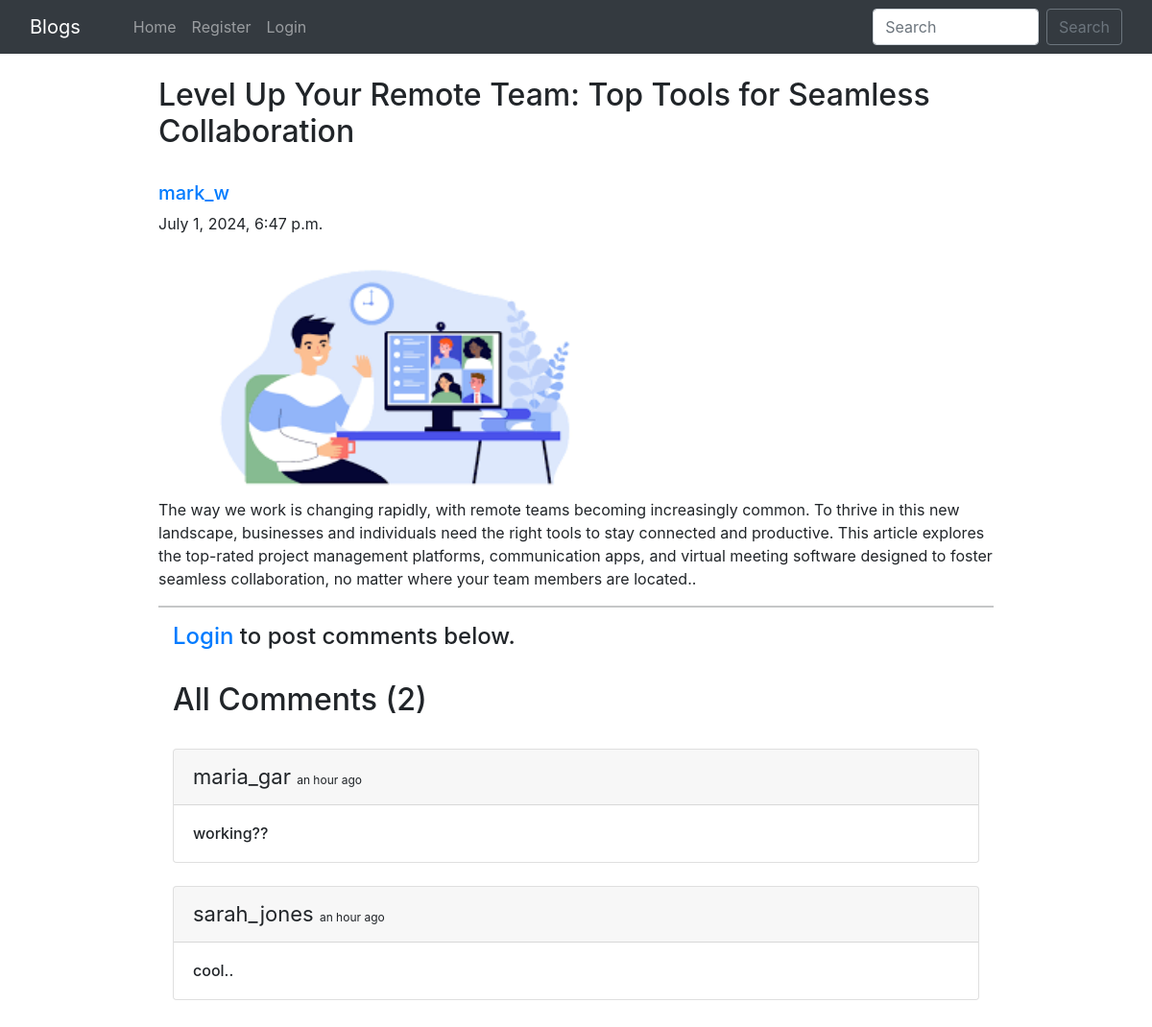
The app's page /blog/remote-team-collaboration-tools/ with its own data.
### home/models.py (models this page shows, shortened)
class BlogPost(models.Model):
    title=models.CharField(max_length=255)
    author= models.ForeignKey(User, on_delete=models.CASCADE)
    slug=models.CharField(max_length=130)
    content=models.TextField()
    image = models.ImageField(upload_to="profile_pics", blank=True, null=True)
    dateTime=models.DateTimeField(auto_now_add=True)

class Comment(models.Model):
    user = models.ForeignKey(User, on_delete=models.CASCADE)
    content = models.TextField()
    blog = models.ForeignKey(BlogPost, on_delete=models.CASCADE)
    parent_comment = models.ForeignKey('self', on_delete=models.CASCADE, null=True, blank=True)
    dateTime=models.DateTimeField(default=now)

### home/views.py (the view)
# urls.py: path("blog/<str:slug>/", views.blogs_comments, name="blogs_comments"),
def blogs_comments(request, slug):
    post = BlogPost.objects.filter(slug=slug).first()
    comments = Comment.objects.filter(blog=post)
    if request.method=="POST":
        user = request.user
        content = request.POST.get('content','')
        blog_id =request.POST.get('blog_id','')
        comment = Comment(user = user, content = content, blog=post)
        comment.save()
    return render(request, "blog_comments.html", {'post':post, 'comments':comments})

### home/templates/blog_comments.html (shortened to what this page needs)
{% extends 'base.html' %}
{% block body %}
{% load humanize %}
<div class="container w-75 my-4">
      <h2 class="blog-post-title">{{post.title}}</h2>
      <br>
      <div class="media">
            <div class="media-body">
                  <h5 class="mt-0"><a href="/user_profile/{{post.author.id}}/">{{post.author}}
                        </a></h5>
                  {{post.dateTime}}
            </div>
      </div>
      <br>
      <img src="/media/{{post.image}}" alt="" height="250px" width="500px">
      <br>
      <p>{{post.content}}.</p>
      <hr>
      {% if user.is_authenticated %}
      <div class="container">
            <h2>Add Comments Here</h2>
            <form action="/blog/{{post.slug}}/" method="POST"> {% csrf_token %}
                  <div class="form-floating">
                        <textarea class="form-control" placeholder="Leave a comment here" id="floatingTextarea2"
                              style="height: 100px" id="content" name="content"></textarea>
                        <label for="floatingTextarea2">Leave a comment here.</label>
                        <br>
                        <button type="submit" class="btn btn-primary">Comment</button>
                  </div>
            </form>
            {% else %}
            <div class="container">
                  <h4><a href="/login/">Login</a> to post comments below.</h4>
                  {% endif %}
                  <br>
                  <h2>All Comments ({{comments.count}})</h2>
                  <br>
                  {% for comment in comments %}
                  <div class="card">
                        <div class="card-header">
                              <span style="font-size: 22px;">{{comment.user}} </span> <span
                                    style="font-size: 12px;">{{comment.dateTime | naturaltime}}</span>
                        </div>
                        <div class="card-body">
                              <h6 class="card-text">{{comment.content}}</h6>
                        </div>
                  </div>
                  <br>
                  {% endfor %}
            </div>
      </div>
      {% endblock %}

### records on screen
BlogPost: title "Level Up Your Remote Team: Top Tools for Seamless Collaboration", author "mark_w", dateTime "July 1, 2024, 6:47 p.m.", image (picture), content "The way we work is changing rapidly, with remote teams becoming increasingly common. To thrive in this new landscape, businesses and individuals need the right tools to stay connected and productive. This article explores the top-rated project management platforms, communication apps, and virtual meeting software designed to foster seamless collaboration, no matter where your team members are located."
Comment: user "maria_gar", dateTime "an hour ago", content "working??"
Comment: user "sarah_jones", dateTime "an hour ago", content "cool.."

### other values on screen
{{ comments.count }} "2"
